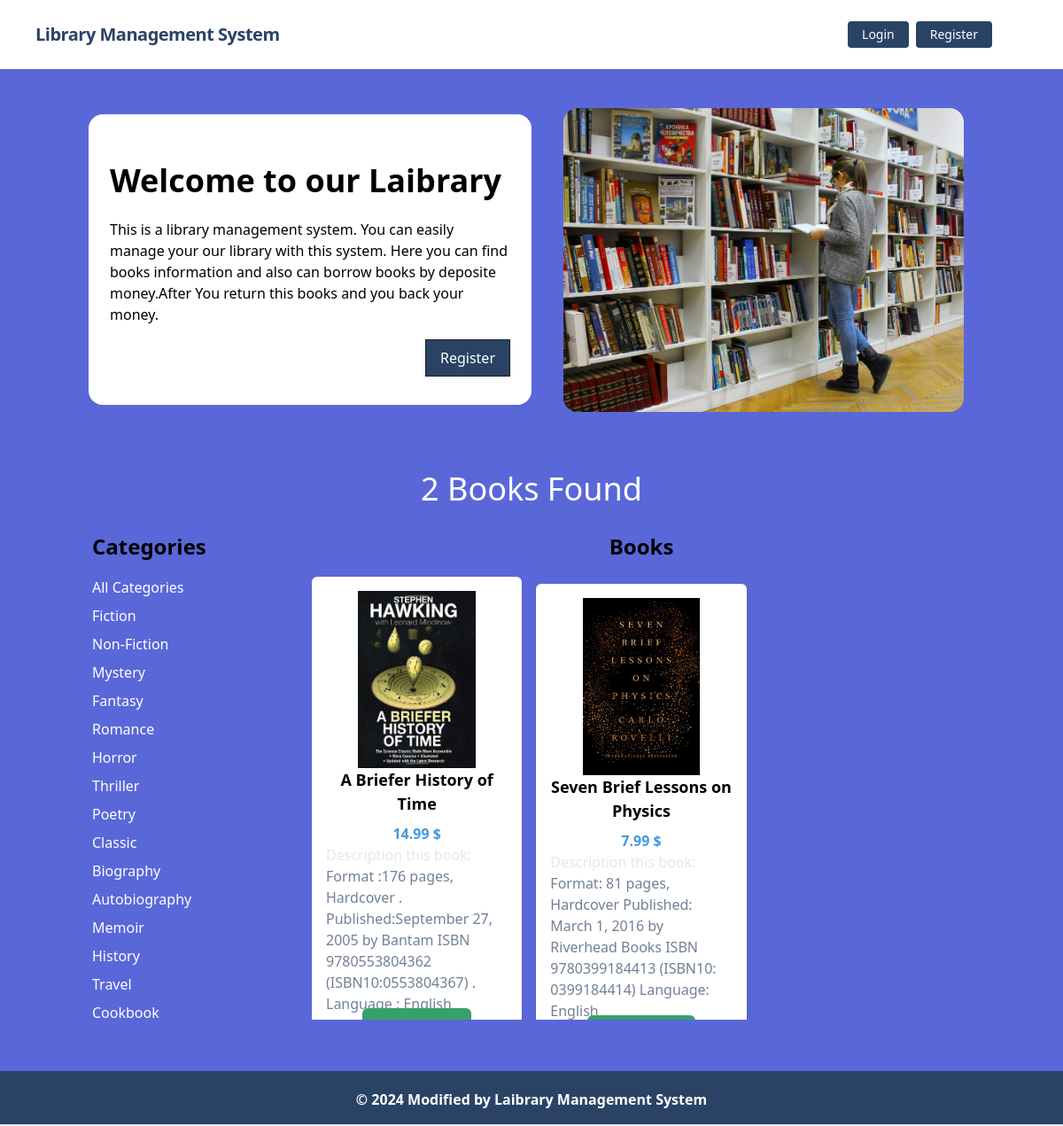
The page / on the database its author committed.
### books/models.py (models this page shows, shortened)
class Book(models.Model):
    categories = models.CharField(max_length=50, choices=CATEGORY_CHOICES)
    title = models.CharField(max_length=100)
    description = models.TextField()
    image = models.ImageField(
        upload_to='books/media/uploads', blank=True, null=True)
    price = models.FloatField()
    borrowers = models.ManyToManyField(User, related_name='borrowed_books', blank=True)

### core/views.py (the view)
# urls.py: path('', home_view, name='home'),
def home_view(request, book_category=None):
    books = Book.objects.all()
    categories = [category[0] for category in CATEGORY_CHOICES]
    bookCategory = book_category
    if book_category:
        books = books.filter(categories=bookCategory)
    return render(request, 'index.html', {'books': books, 'categories': categories})

### core/templates/index.html (shortened to what this page needs)
{% extends 'base.html' %}
{% load static %}
{% block head_title %}Library Management System{% endblock %} {% block content %}
<div class="container mx-auto flex flex-col md:flex-row items-center my-12 md:my-5">
    <div
        class="flex flex-col w-full lg:w-1/2 justify-center items-start py-8 px-6 bg-white rounded-2xl bg-opacity-70 mx-3">
        <h2 class="font-bold text-center text-4xl my-4">Welcome to our Laibrary</h2>
        <p class="leading-normal mb-4">
            This is a library management system. You can easily manage your  our library with this system.
            Here you can find books information and also can borrow books by deposite money.After You return this books and you back your money.
        </p>
        {% if not request.user.is_authenticated %}
        <div class="flex justify-end w-full">
            <a href="{% url 'register' %}"
                class="bg-blue-900 text-white rounded-none hover:bg-white hover:text-blue-900 hover:border-blue-900 shadow hover:shadow-lg py-2 px-4 border border-gray-900 hover:border-transparent">Register</a>
        </div>
        {% endif %}
    </div>
    <div class="w-full lg:w-1/2 lg:py-6 text-center px-6">
        <img class="rounded-2xl" src="{% static 'img/pexels-photo.jpeg' %}" />
    </div>
</div>
<div class="container mx-auto p-4 mb-16">
    {% include 'books_found.html' %}
    <div class="flex">
        {% include 'categories.html' %}
        {% include 'books.html' %}
    </div>
</div>
{% endblock %}

### core/templates/books.html
{% load static %}
<div class="w-3/4">
    <h2 class="text-2xl font-bold mb-4 text-center">Books</h2>
    <div class="mb-10 grid grid-cols-1 sm:grid-cols-2 md:grid-cols-3 gap-4 space-y-2 overflow-y-auto" style="max-height: 500px;">
        {% for book in books %}
        <div class="bg-white p-4 shadow-md rounded-md">
            <div class="flex justify-center">
                {% if book.image %}
                <img style="height: 200px; object-fit: cover;" src="{{ book.image.url }}" class="img-fluid" alt="{{ book.title }}">
                {% else %}
                <img style="height: 200px; object-fit: cover;" class="img-fluid" alt="No Image Available"></img>
                {% endif %}
            </div>
            <div class="text-center">
                <h3 class="text-lg font-bold mb-2">{{ book.title }}</h3>
                <p class="text-blue-500 font-bold mt-2">{{ book.price }} $</p>
            </div>
            <p class="text-gray-300">Description this book:</p>
            <p style="height: 80px;" class="text-gray-600">{{ book.description }}</p><br>
            <div class="text-center mt-16">
                {% if user.is_authenticated %}
                <a href="{% url 'book_detail' book_id=book.id %}"
                    class="bg-green-600 text-white py-2 px-4 rounded-md hover:bg-green-300">View Details</a>
                {% else %}
                <a href="{% url 'login' %}"
                    class="bg-green-600 text-white py-2 px-4 rounded-md hover:bg-green-300">View Details</a>
                {% endif %}
            </div>
        </div>
        {% endfor %}
    </div>
</div>

### rows shown on the page
Book: image (picture), title "A Briefer History of Time", price "14.99", description "Format :176 pages, Hardcover . Published:September 27, 2005 by Bantam ISBN 9780553804362 (ISBN10:0553804367) . Language : English"
Book: image (picture), title "Seven Brief Lessons on Physics", price "7.99", description "Format: 81 pages, Hardcover Published: March 1, 2016 by Riverhead Books ISBN 9780399184413 (ISBN10: 0399184414) Language: English"

### other values the page prints
{{ books|length }} "2"
{{ category }} "Fiction" "Non-Fiction" "Mystery" "Fantasy" "Romance" "Horror" "Thriller" "Poetry" "Classic" "Biography" "Autobiography" "Memoir" "History" "Travel" "Cookbook"
